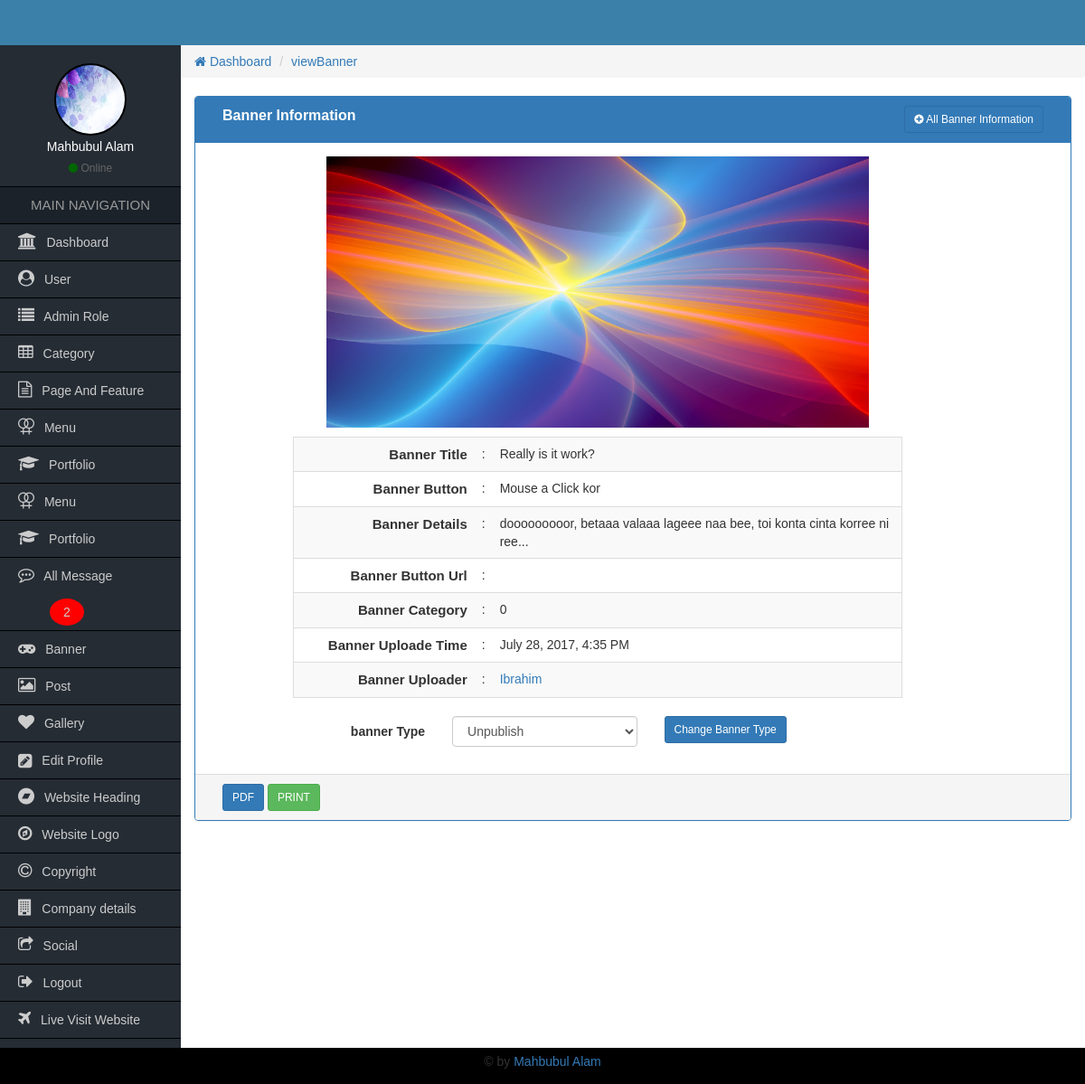
The app's page /Admin/viewBanner.php?bannerViewId=6 (signed in) with its own data.
### tables this page shows
CREATE TABLE `tbl_banner` (
  `bannerId` int(11) NOT NULL,
  `bannerTitle` varchar(150) NOT NULL,
  `bannerDetails` text NOT NULL,
  `bannerImage` varchar(150) NOT NULL,
  `bannerCategory` int(5) NOT NULL,
  `bannerButton` varchar(50) NOT NULL,
  `bannerUploaderId` int(11) NOT NULL,
  `bannerUploaderName` varchar(50) NOT NULL,
  `bannerButtonUrl` varchar(120) NOT NULL,
  `bannerType` int(4) NOT NULL,
  `bannerUplodeDate` timestamp NOT NULL DEFAULT CURRENT_TIMESTAMP
);

### Admin/functions/function.php (called while the page is built, shortened)
<?php
    function getHeader(){
        require_once "inc/header.php";
    }
    function getSidebar(){
            require_once "inc/sidebar.php";
        }
    function getBread(){
            require_once "inc/bread.php";
        }
    function getFooter(){
            require_once "inc/footer.php";
        }
    function formatDate($date){
         return date('F j, Y, g:i A',strtotime($date));
     }
?>

### Admin/viewBanner.php (the view, shortened to what this page needs)
<?php
    require_once "functions/function.php";
?>
    <?php
    if(isset($_GET['bannerViewId']) && $_GET['bannerViewId'] != NULL){
        $bannerId = preg_replace('/[^-a-zA-Z0-9_]/', '', $_GET['bannerViewId']);
    }
?>
        <?php
    getSidebar();
?>
            <div class="col-md-12">
                <div class="panel panel-primary">
                    <div class="panel-heading">
                        <div class="col-md-9 heading_title">
                            Banner Information
                        </div>
                        <div class="col-md-3 text-right">
                            <a href="allBanner.php" class="btn btn-sm btn btn-primary"><i class="fa fa-plus-circle"></i> All Banner Information</a>
                        </div>
                        <div class="clearfix"></div>
                    </div>
                    <div class="panel-body">
                        <div class="col-md-1">
                        </div>
                        <div class="col-md-9">
                            <?php
                            $query = "select * from tbl_banner where bannerId='$bannerId'";
                            $result = mysqli_query($con,$query);
                            if($result){
                            $banner = mysqli_fetch_array($result);
                              extract($banner);
                          ?>
                                <div align='center'>
                                   <?php if($bannerImage){  ?>
                                    <img src="uploads/bannerImage/<?=$bannerImage;?>" alt="" style="height:300px;width:600px;margin-bottom:10px;">
                                    <?php }else{ ?>
                                    <img src="images/avatar.png" alt="" style="height:200px;width:350px;margin-bottom:10px;">
                                    <?php }  ?>
                                </div>
                                <table class="table table-hover table-striped table-responsive view_table_cus">
                                    <tr>
                                        <td>Banner Title</td>
                                        <td>:</td>
                                        <td>
                                            <?=$bannerTitle;?>
                                        </td>
                                    </tr>
                                    <tr>
                                        <td>Banner Button</td>
                                        <td>:</td>
                                        <td>
                                            <?=$bannerButton;?>
                                        </td>
                                    </tr>
                                    <tr>
                                        <td>Banner Details</td>
                                        <td>:</td>
                                        <td>
                                            <?=$bannerDetails;?>
                                        </td>
                                    </tr>
                                    <tr>
                                        <td>Banner Button Url</td>
                                        <td>:</td>
                                        <td>
                                        </td>
                                    </tr>
                                    <tr>
                                        <td>Banner Category</td>
                                        <td>:</td>
                                        <td>
                                            <?=$bannerCategory;?>
                                        </td>
                                    </tr>
                                    <tr>
                                        <td>Banner Uploade Time</td>
                                        <td>:</td>
                                        <td>
                                            <?=formatDate($bannerUplodeDate);?>
                                        </td>
                                    </tr>
                                    <?php if($_SESSION['userId'] <= 2){ ?>
                                        <tr>
                                            <td>Banner Uploader</td>
                                            <td>:</td>
                                            <td>
                                                <a href="viewUser.php?userViewId=<?=$bannerUploaderId;?>"><?=$bannerUploaderName;?></a>
                                            </td>
                                        </tr>
                                    <?php } ?>
                            </table>
                                       <form action="" method="post" class="form-horizontal">
                                        <div class="form-group">
                                            <label for="" class="col-sm-3 control-label">banner Type</label>
                                            <div class="col-sm-4">
                                              <select class="form-control select_cus" name="bannerType" required>
                                                        <option value="1" <?php if($bannerType == 1){echo "selected";}else{echo "";} ?> >Unpublish</option>
                                              </select>
                                               </div>
                                               <div class="col-sm-4">
                                                    <button class="btn btn-sm btn-primary" name="chngRole" style="display:inline-block;">Change Banner Type</button>
                                                </div>
                                        </div>
                                    </form>
                                <?php  }else{echo "No data found";} ?>
                        </div>
                        <div class="col-md-2">
                        </div>
                    </div>
                    <div class="panel-footer">
                        <div class="col-md-4">
                            <a href="#" class="btn btn-sm btn-primary">PDF</a>
                            <a href="#" class="btn btn-sm btn-success">PRINT</a>
                        </div>
                        <div class="col-md-4">
                        </div>
                        <div class="col-md-4 text-right">
                        </div>
                        <div class="clearfix"></div>
                    </div>
                </div>
            </div>

### Admin/inc/sidebar.php
<div class="col-md-2 sidebar pd0">
            	<div class="side_user">
                   <?php
                      $userId = $_SESSION['userId'];
                      $query = "SELECT * FROM tbl_admin_user WHERE userId='$userId'";
                      global $con;
                      $result = mysqli_query($con,$query);
                      $resultAdmin = mysqli_fetch_array($result);
                      if($resultAdmin['userImage'] != NULL){
                    ?>
                	<img class="img-responsive" src="uploads/<?=$resultAdmin['userImage'];?>"/>
                   <?php }else{ ?>
                	<img class="img-responsive" src="images/avatar.png"/>
                   <?php } ?>
                    <h4><?=$resultAdmin['userName'];?></h4>
                    <span><i class="fa fa-circle"></i> Online</span>
                </div>
                <h2>MAIN NAVIGATION</h2>
                <ul>
                	<li><a href="index.php"><i class="fa fa-university"></i> Dashboard</a></li>
                   <?php if($_SESSION['roleId'] <= 2){ ?>
                        <li><a href="allUser.php"><i class="fa fa-user-circle"></i> User</a></li>
                        <li><a href="allAdminRole.php"><i class="fa fa-list"></i> Admin Role</a></li>
                    <?php } ?>
                    <?php if($_SESSION['roleId'] <= 4){ ?>
                        <li><a href="allCategory.php"><i class="fa fa-table"></i> Category</a></li>
                        <li><a href="allPageAndFeature.php"><i class="fa fa-file-text-o"></i> Page And Feature</a></li>
                    <?php } ?>
                    <?php if($_SESSION['roleId'] <= 3){ ?>
                       <li><a href="allMenu.php"><i class="fa fa-venus-double" aria-hidden="true"></i> Menu</a></li>
                       <li><a href="allPortfolio.php"><i class="fa fa-graduation-cap" aria-hidden="true"></i> Portfolio</a></li>
                       <li><a href="allPage.php"><i class="fa fa-venus-double" aria-hidden="true"></i> Menu</a></li>
                       <li><a href="allPortfolio.php"><i class="fa fa-graduation-cap" aria-hidden="true"></i> Portfolio</a></li>
                       <?php
                            global $con;
                            $query = "SELECT * FROM tbl_contact WHERE contactStatus='1'";
                            $messageResult = mysqli_query($con,$query);
                            $count = mysqli_num_rows($messageResult);
                        ?>
                        <li><a href="allMessage.php"><i class="fa fa-commenting-o"></i> All Message <?php if($count > 0){?><span style="border-radius:50%;background-color:red;padding:7px 15px;margin-left:35px;"><?=$count;?></span><?php }?></a></li>
                    <?php } ?>
                    <li><a href="allBanner.php"><i class="fa fa-gamepad"></i> Banner</a></li>
                    <li><a href="allPost.php"><i class="fa fa-image"></i> Post</a></li>
                    <li><a href="allGallery.php"><i class="fa fa-heart"></i> Gallery</a></li>
                    <li><a href="userProfileMenu.php?userEditId=<?php echo $_SESSION['userId'];?>"><i class="fa fa-pencil-square fa-lg"></i> Edit Profile</a></li>
                    <?php if($_SESSION['roleId'] <= 2){ ?>
                        <li><a href="website_heading.php"><i class="fa fa-bandcamp"></i> Website Heading</a></li>
                        <li><a href="website_logo.php"><i class="fa fa-compass" aria-hidden="true"></i> Website Logo</a></li>
                        <li><a href="website_copyright.php"><i class="fa fa-copyright"></i> Copyright</a></li>
                        <li><a href="company_details.php"><i class="fa fa-building" aria-hidden="true"></i> Company details</a></li>
                        <li><a href="social_url.php"><i class="fa fa-share-square-o"></i> Social</a></li>
                    <?php } ?>
                    <li><a href="logout.php"><i class="fa fa-sign-out"></i> Logout</a></li>
                    <li><a href="../index.php" target="_blank"><i class="fa fa-plane"></i> Live Visit Website</a></li>
                </ul>
            </div>

### Admin/css/style.css (style rules this page uses)
* { margin:0px; padding:0px; outline:0px; }
img { border:0px; }
ul, ol { list-style-type:none; }
a { text-decoration:none; }
.pd0 { padding-left:0px; padding-right:0px; padding-top:0px; padding-bottom:0px; }
body { font-family:Verdana, Geneva, sans-serif; }
.sidebar { background-color:#252c34; min-height:600px; }
.side_user { text-align:center; color:#fff; padding:20px 0px 10px; border-bottom:1px solid #000; }
.side_user img { width:80px; height:80px; border:2px solid #000; border-radius:50%; display:inline-block; }
.side_user h4 { font-size:14px; margin:5px 0px; }
.side_user span { color:#666; font-size:12px; }
.side_user span i { color:#060; }
.sidebar h2 { font-size:15px; text-align:center; margin:0px; line-height:40px; background-color:#1b222a; color:#999; border-bottom:1px solid #000; }
.sidebar ul li a { font-size:14px; color:#CCC; line-height:40px; padding-left:20px; display:block; border-bottom:1px solid #000; }
.sidebar ul li a i { font-size:18px; padding-right:7px; }
.select_cus > option { padding-left:10px; }
.heading_title { font-size:16px; font-weight:bold; }
.view_table_cus { border:1px solid #ddd; }
.view_table_cus tr td:first-child { width:30%; text-align:right; font-size:15px; font-weight:bold; }
.view_table_cus tr td:last-child { width:68%; text-align:left; }

### records on screen
tbl_banner: bannerImage (picture), bannerTitle "Really is it work?", bannerButton "Mouse a Click kor", bannerDetails "dooooooooor, betaaa valaaa lageee naa bee, toi konta cinta korree ni ree...", bannerCategory "0", bannerUplodeDate "July 28, 2017, 4:35 PM", bannerUploaderName "Ibrahim", bannerType "Unpublish"

### other values on screen
$resultAdmin['userName'] "Mahbubul Alam"
$count "2"
getCurrentPage() "viewBanner"
